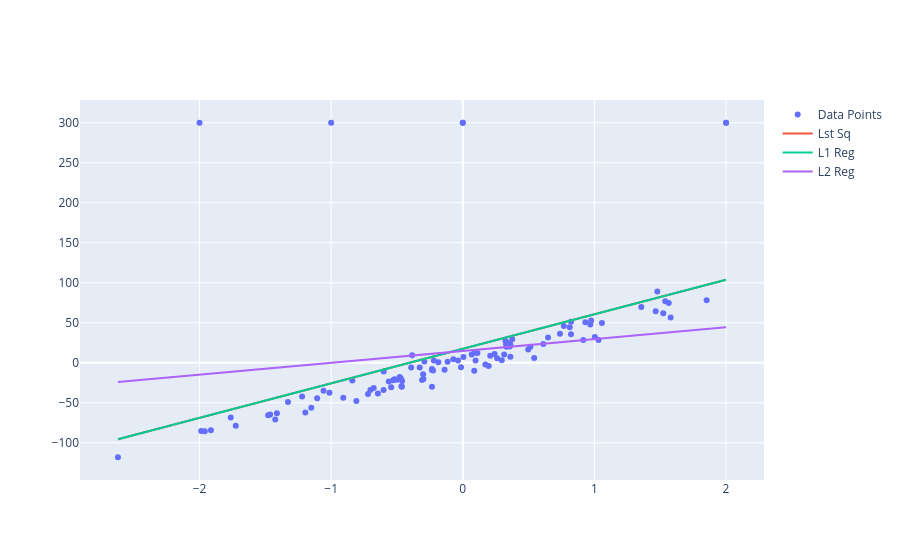

Notebook code cell kept with this figure:
### Code cell
x, y = make_reg_data(anomaly=True)
x = x[:,0]

beta_l1 = l1_reg(x,y)
beta_l2 = l2_reg(x,y)
beta = lstsq(x,y)


print(beta_l2)
print(beta)

fig = go.Figure()

fig.add_trace(go.Scatter(x=x, y=y, mode="markers", name="Data Points"))
fig.add_trace(go.Scatter(x=x, y=beta[1]  * x + beta[0], mode="lines", name="Lst Sq"))
fig.add_trace(go.Scatter(x=x, y=beta_l1[1]  * x + beta_l1[0], mode="lines", name="L1 Reg"))
fig.add_trace(go.Scatter(x=x, y=beta_l2[1]  * x + beta_l2[0], mode="lines", name="L2 Reg"))
